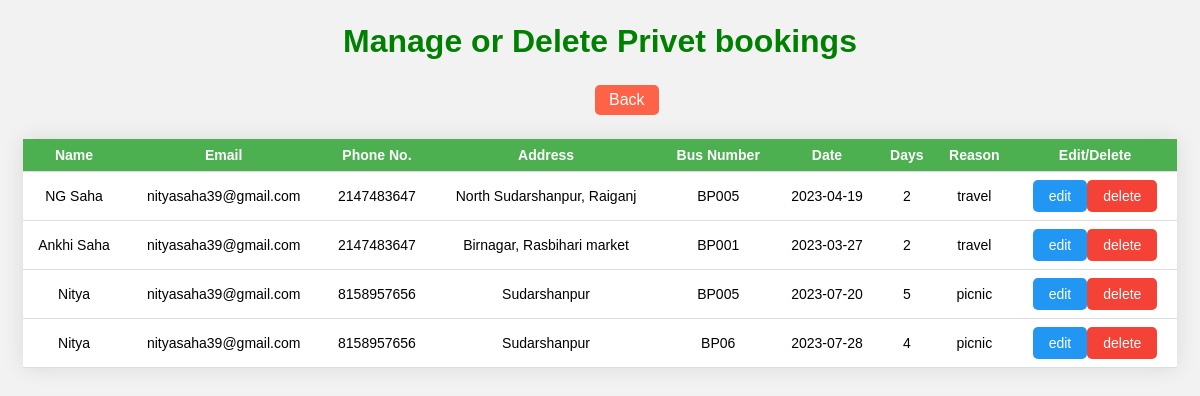
/manage_privet_bookings.php, run on the app's committed database.
### tables this page shows
CREATE TABLE `privet_bookings` (
  `id` int(250) NOT NULL,
  `name` text NOT NULL,
  `email` text NOT NULL,
  `phone` bigint(11) NOT NULL,
  `address` text NOT NULL,
  `bus_num` text NOT NULL,
  `date` date NOT NULL,
  `days` int(11) NOT NULL,
  `reason` text NOT NULL
);

### manage_privet_bookings.php (the view, shortened to what this page needs)
<!DOCTYPE html>
<html>
<head>
  <link rel="stylesheet" type="text/css" href="css/user_history.css">
</head>
<body>
<h1>Manage or Delete Privet bookings</h1>
<div class="heading">
  <a href="dashboard.php" class="btn" style="margin:4px 4px 4px 4px;display: inline-block; padding: 6px 14px; border: none; border-radius: 5px; font-size: 16px; color: #fff; background-color:tomato; text-decoration: none; cursor: pointer;margin-left:5%;">Back</a>
 </div>
  <?php
    $connection = mysqli_connect('localhost', 'root', '', 'book_db');
    $query = "SELECT * FROM privet_bookings";
    $result = mysqli_query($connection, $query);
    echo "<table>";
    echo "<tr><th>Name</th><th>Email</th><th>Phone No.</th><th>Address</th><th>Bus Number</th><th>Date</th><th>Days</th><th>Reason</th><th>Edit/Delete</th></tr>";
    while ($row = mysqli_fetch_assoc($result)) {
      echo "<tr>";
      echo "<td>" . $row['name'] . "</td>";
	  echo "<td>" . $row['email'] . "</td>";
      echo "<td>" . $row['phone'] . "</td>";
      echo "<td>" . $row['address'] . "</td>";
      echo "<td>" . $row['bus_num'] . "</td>";
	  echo "<td>" . $row['date'] . "</td>";
      echo "<td>" . $row['days'] . "</td>";
      echo "<td>" . $row['reason'] . "</td>";
	  echo "<td><button class='edit-button' data-id='" . $row['id'] . "'>edit</button><button class='delete-button' data-id='" . $row['id'] . "'>delete</button></td>";
      echo "</tr>";
    }
    echo "</table>";
  ?>
</body>
</html>

### css/user_history.css (style rules this page uses)
body { font-family: Arial, sans-serif; background-color: #f2f2f2; padding: 15px; }
h1 { text-align: center; color: green; margin-top: 0; }
table { width: 100%; max-width: 1200px; margin: 20px auto; background-color: #fff; box-shadow: 0 0 20px rgba(0, 0, 0, 0.1); font-size: 14px; border-collapse: collapse; }
th, td { padding: 8px; border-bottom: 1px solid #ddd; text-align: center; }
th { background-color: #4CAF50; color: #fff; }
.edit-button, .delete-button { display: inline-block; padding: 8px 16px; border: none; border-radius: 5px; font-size: 14px; color: #fff; cursor: pointer; transition: background-color 0.3s; }
.edit-button { background-color: #2196F3; }
.delete-button { background-color: #f44336; }
.heading { text-align: center; margin-top: 20px; }
.btn { display: inline-block; padding: 10px 20px; border: none; border-radius: 5px; font-size: 16px; color: #fff; cursor: pointer; }
.btn { background-color: #4CAF50; }

### data on the page
privet_bookings: name "NG Saha", email "nityasaha39@gmail.com", phone "2147483647", address "North Sudarshanpur, Raiganj", bus_num "BP005", date "2023-04-19", days "2", reason "travel"
privet_bookings: name "Ankhi Saha", email "nityasaha39@gmail.com", phone "2147483647", address "Birnagar, Rasbihari market", bus_num "BP001", date "2023-03-27", days "2", reason "travel"
privet_bookings: name "Nitya", email "nityasaha39@gmail.com", phone "8158957656", address "Sudarshanpur", bus_num "BP005", date "2023-07-20", days "5", reason "picnic"
privet_bookings: name "Nitya", email "nityasaha39@gmail.com", phone "8158957656", address "Sudarshanpur", bus_num "BP06", date "2023-07-28", days "4", reason "picnic"
